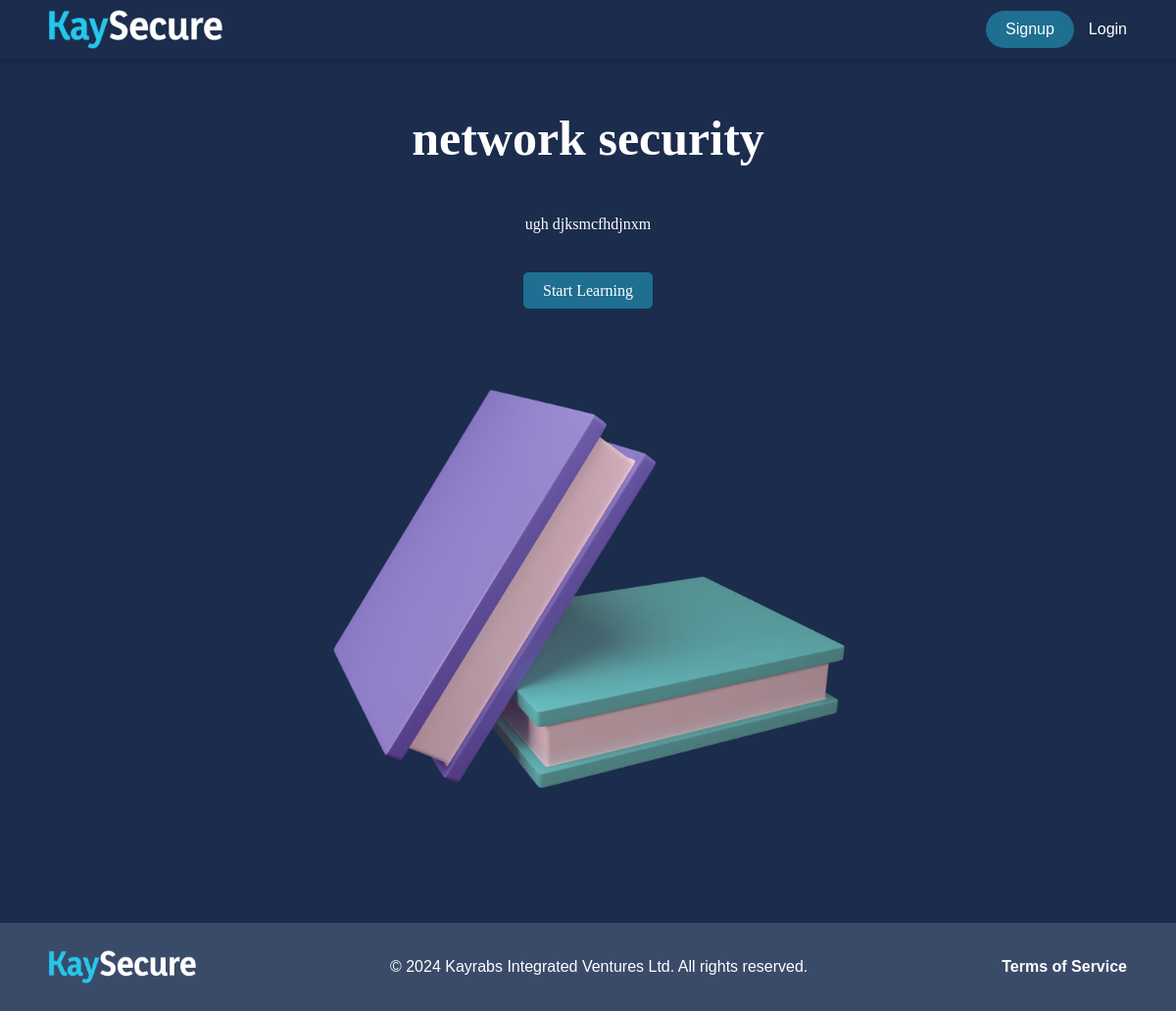
The page /courses/2/ on the database as committed earlier.
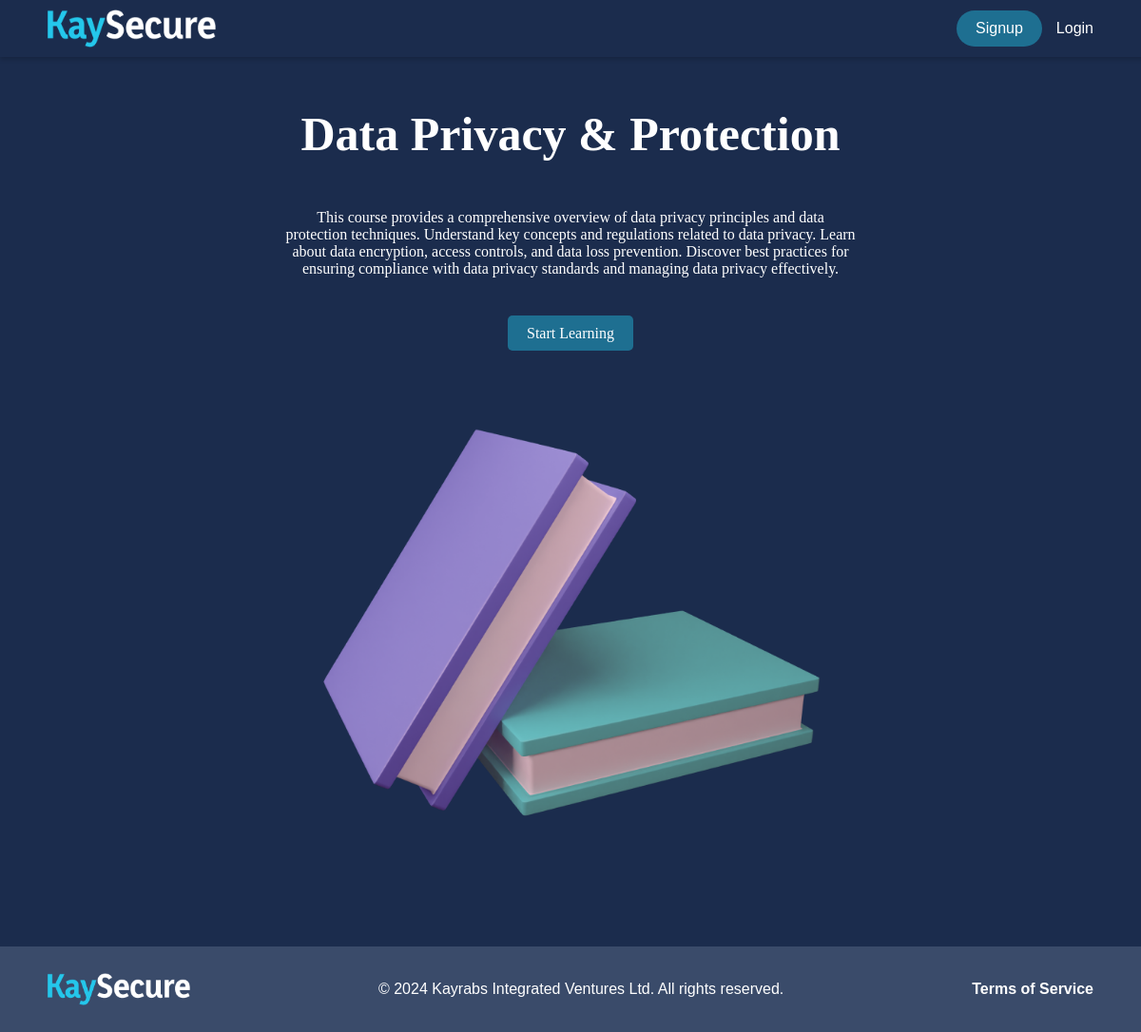
The same page on the database as committed later.
### courses/models.py (models this page shows, shortened)
class Course(models.Model):
    title = models.CharField(max_length=255)
    description = models.TextField()
    created_at = models.DateTimeField(auto_now_add=True)
    updated_at = models.DateTimeField(auto_now=True)

### courses/views.py (the view)
# urls.py: path('<int:course_id>/', views.course_detail, name='course_detail'),
def course_detail(request, course_id):
    course = get_object_or_404(Course, pk=course_id)
    return render(request, 'courses/course_detail.html', {'course': course})

### courses/templates/courses/course_detail.html (shortened to what this page needs)
<!DOCTYPE html>
<html lang="en">
<head>
    {% load static %}
    <link rel="stylesheet" href="{% static 'css/course_detail.css' %}">
</head>
<body>
<header>
    <img src="{% static 'images/logo.png' %}" alt="KaySecure Logo" class="logo">
    <div class="auth-buttons">
        <button class="signup-button"><a href="/signup">Signup</a></button>
        <a href="/login" class="login-button">Login</a>
    </div>
</header>
<main>
    <section class="course-details">
        <h1>{{ course.title }}</h1>
        <p>{{ course.description }}</p>
        <a class="start-learning-btn" href="{% url 'login' %}?next={% url 'course_content' course_id=course.id %}">Start Learning</a>
        <img src="{% static 'images/books.png' %}" alt="Learning Image" class="learning-image">
    </section>
</main>
<footer>
    <div class="footer-content">
        <img src="{% static 'images/logo.png' %}" alt="Company Logo" class="footer-logo">
        <p>&copy; 2024 Kayrabs Integrated Ventures Ltd. All rights reserved.</p>
        <ul class="footer-links">
            <li><a href="/terms">Terms of Service</a></li>
        </ul>
    </div>
</footer>
</body>
</html>

Rows that differ between the two databases and show on the page:
changed Course: title "network security" → "Data Privacy & Protection"; description "ugh djksmcfhdjnxm" → "This course provides a comprehensive overview of data privacy principles and data protection techniques. Understand key concepts and regulations related to data privacy. Learn about data encryption, access controls, and data loss prevention. Discover best practices for ensuring compliance with data privacy standards and managing data privacy effectively."
